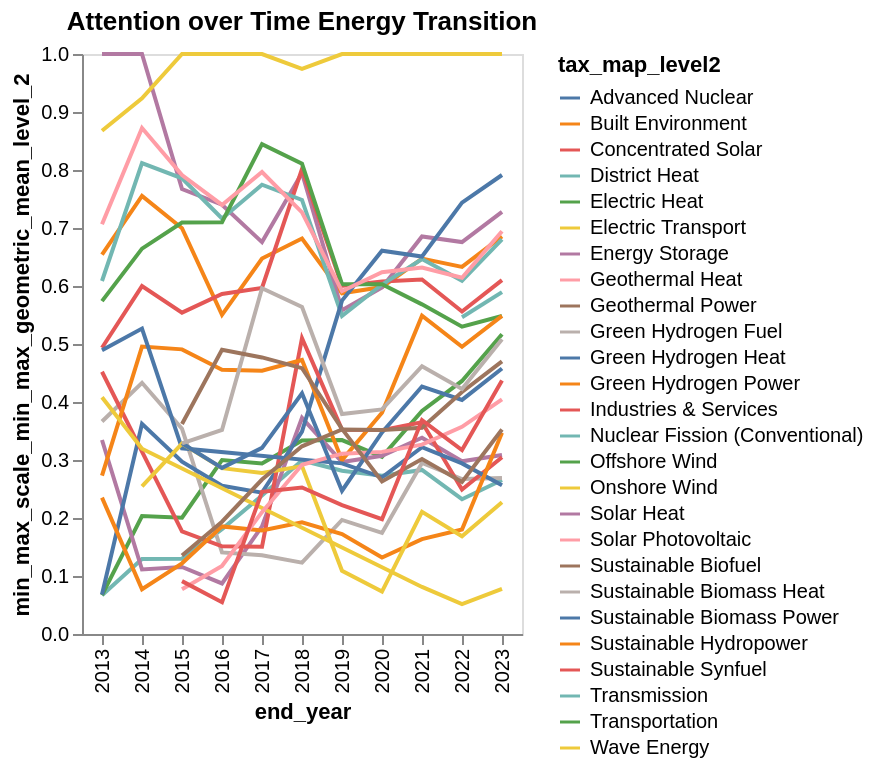

The notebook cell this image was saved under:
### Code cell
# replace _df with your data source
_chart = (
    alt.Chart(energy_total_solution_results)
    .mark_line()
    .encode(
        x=alt.X(field="end_year", type="nominal"),
        y=alt.Y(
            field="min_max_scale_min_max_geometric_mean_level_2",
            type="quantitative",
        ),
        color=alt.Color(field="tax_map_level2", type="nominal"),
        tooltip=[
            alt.Tooltip(field="end_year", format=",.0f"),
            alt.Tooltip(
                field="min_max_scale_min_max_geometric_mean_level_2",
                aggregate="mean",
                format=",.2f",
            ),
            alt.Tooltip(field="tax_map_level2"),
            alt.Tooltip(field="tax_map_level1"),
        ],
    )
    .properties(
        height=290,
        width="container",
        title="Attention over Time Energy Transition",
        config={"axis": {"grid": False}},
    )
)
mo.ui.altair_chart(_chart)
_chart

### Figure 1 — Vega-Lite specification as saved in the notebook (floating-point values rounded to 4 significant figures; data arrays with more than 128 entries replaced by an {"elided": "..."} marker saying what was removed)
{"$schema": "https://vega.github.io/schema/vega-lite/v5.20.1.json", "config": {"axis": {"grid": false}, "view": {"continuousHeight": 300, "continuousWidth": 300}}, "data": {"name": "data-4c1340398741653f82729103267c282a"}, "datasets": {"data-4c1340398741653f82729103267c282a": {"elided": "244 records"}}, "encoding": {"color": {"field": "tax_map_level2", "type": "nominal"}, "tooltip": [{"field": "end_year", "format": ",.0f"}, {"aggregate": "mean", "field": "min_max_scale_min_max_geometric_mean_level_2", "format": ",.2f"}, {"field": "tax_map_level2"}, {"field": "tax_map_level1"}], "x": {"field": "end_year", "type": "nominal"}, "y": {"field": "min_max_scale_min_max_geometric_mean_level_2", "type": "quantitative"}}, "height": 290, "mark": {"type": "line"}, "title": "Attention over Time Energy Transition", "usermeta": {"embedOptions": {}}, "width": "container"}
